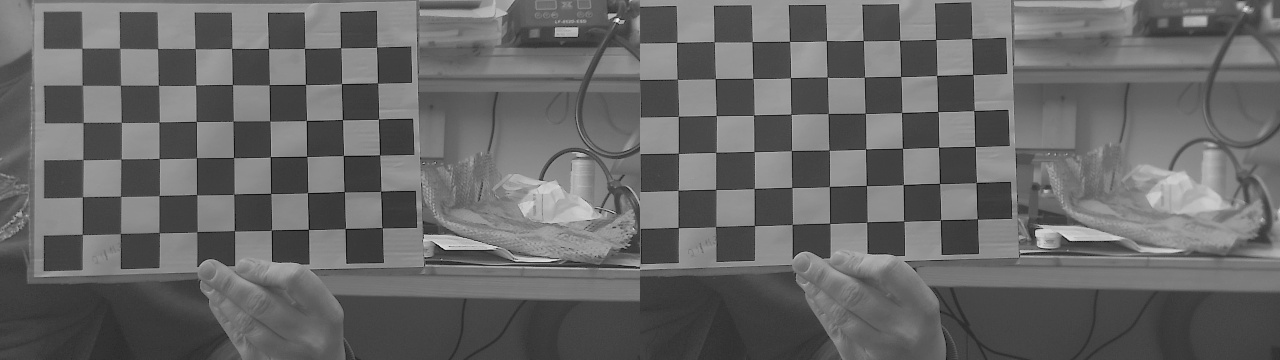
#> input picture capture/0.jpg, 1280 x 360 px; its folder holds only this picture in this run
$ python 1_calibrate.py   (older library calls are emulated)
#> lines starting #> are read from the running program, lines starting #| are printed output that depends on the picture
import cv2
import pathlib
import os
import numpy as np
import glob

class StereoImageCalibrate():

    chessboard_size = (9,6)
    criteria = (cv2.TERM_CRITERIA_EPS + cv2.TERM_CRITERIA_MAX_ITER, 30, 1e-3)
    stereo_criteria = (cv2.TERM_CRITERIA_EPS + cv2.TERM_CRITERIA_MAX_ITER, 30, 1e-3)

    square_size_mm = 29
    save_dir = "/capture"

    def __init__(self):
        self.objp = np.zeros((StereoImageCalibrate.chessboard_size[0]*StereoImageCalibrate.chessboard_size[1],3), np.float32)
        self.objp[:,:2] = np.mgrid[0:StereoImageCalibrate.chessboard_size[0],0:StereoImageCalibrate.chessboard_size[1]].T.reshape(-1,2)

        self.objp = self.objp * StereoImageCalibrate.square_size_mm

        self.objpoints = []
        self.imgpoints1 = []
        self.imgpoints2 = []

        self.path = str(pathlib.Path(__file__).parent.resolve())+StereoImageCalibrate.save_dir

        self.read_images()
        self.calibrate_each()
        self.calibrate_stereo()
        self.test_stereo()

    def read_images(self):
        images = glob.glob(self.path+"/*.jpg")

        count = 0
        dims = (0,0)
        for img in images:
            frame = cv2.imread(img, cv2.IMREAD_GRAYSCALE)
#> frame is the input picture: shape (360, 1280); min 7, max 245, mean 103.3
            frame1, frame2 = np.hsplit(frame, 2)
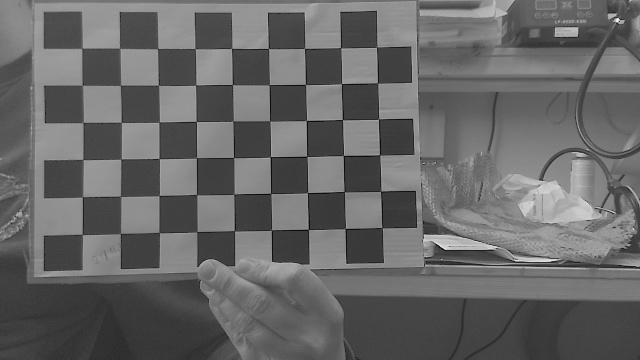
#> frame1: shape (360, 640); min 7, max 245, mean 102.6
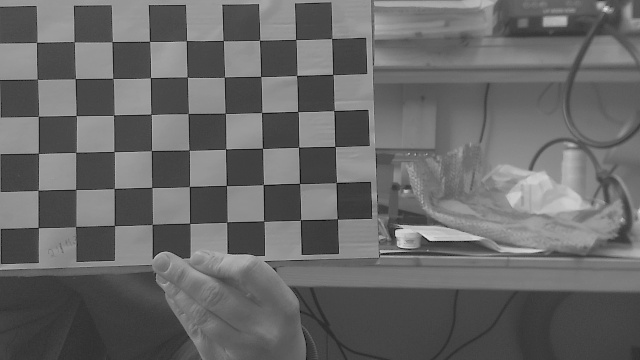
#> frame2: shape (360, 640); min 8, max 226, mean 103.9
            dimension = frame1.shape[::-1]
            count = count + 1

        print("Total images: {}".format(count))
        print("Dimension: {}".format(dimension))
#| Dimension: (640, 360)

        self.image_dims = dimension

        for img in images:

            frame = cv2.imread(img, cv2.IMREAD_GRAYSCALE)
            frame1, frame2 = np.hsplit(frame, 2)

            ret1, corners1 = cv2.findChessboardCorners(frame1, StereoImageCalibrate.chessboard_size, None)
#> ret1 = True; corners1 = 54 rows, first 8: [81.71, 48.26], [119.7, 48.32], [157.5, 48.53], [195.1, 48.5], [231.5, 48.3], [268.4, 48.43], [304.4, 48.4], [340.5, 47.58]
            ret2, corners2 = cv2.findChessboardCorners(frame2, StereoImageCalibrate.chessboard_size, None)
#> ret2 = True; corners2 = 54 rows, first 8: [36.47, 42.36], [74.01, 41.97], [112, 41.43], [149.5, 41.36], [186.4, 40.48], [223.2, 40.47], [259.4, 40.28], [295.6, 39.42]

            if ret1 and ret2:
                self.objpoints.append(self.objp)

                corners1 = cv2.cornerSubPix(frame1, corners1, (11,11), (-1,-1), StereoImageCalibrate.criteria)
#> corners1 = 54 rows, first 8: [81.85, 48.25], [119.6, 48.27], [157.6, 48.57], [195.2, 48.54], [231.5, 48.45], [268.4, 48.43], [304.5, 48.44], [340.5, 47.61]
                self.imgpoints1.append(corners1)

                corners2 = cv2.cornerSubPix(frame2, corners2, (11,11), (-1,-1), StereoImageCalibrate.criteria)
#> corners2 = 54 rows, first 8: [36.56, 42.36], [74.25, 41.62], [112.2, 41.54], [149.4, 41.39], [186.4, 40.56], [223.4, 40.46], [259.5, 40.36], [295.6, 39.47]
                self.imgpoints2.append(corners2)

    def calibrate_each(self):
        ret1, self.M1, self.D1, _, _ = cv2.calibrateCamera(self.objpoints, self.imgpoints1, self.image_dims, None, None)
#> ret1 = 0.295; self.M1 = [[1526, 0, 458.8], [0, 1519.9, 131.8], [0, 0, 1]]; self.D1 = [[1.4, -4.87, -0.0383, 0.111, 9.34]]
        self.M1, roi1 = cv2.getOptimalNewCameraMatrix(self.M1, self.D1, self.image_dims, alpha=1, newImgSize=self.image_dims)
#> self.M1 = [[1536.4, 0, 466.8], [0, 1525.2, 130.5], [0, 0, 1]]; roi1 = (6, 8, 628, 340)

        ret2, self.M2, self.D2, _, _ = cv2.calibrateCamera(self.objpoints, self.imgpoints2, self.image_dims, None, None)
#> ret2 = 0.307; self.M2 = [[321.8, 0, 422.1], [0, 316.3, 130.6], [0, 0, 1]]; self.D2 = [[0.077, -0.0121, -0.00939, 0.0186, -0.000969]]
        self.M2, roi2 = cv2.getOptimalNewCameraMatrix(self.M2, self.D2, self.image_dims, alpha=1, newImgSize=self.image_dims)
#> self.M2 = [[330.2, 0, 429.8], [0, 320.6, 129.6], [0, 0, 1]]; roi2 = (8, 9, 625, 340)

    def calibrate_stereo(self):


        flags = 0
        # flags |= cv2.CALIB_FIX_INTRINSIC
        # flags |= cv2.CALIB_FIX_ASPECT_RATIO
        flags |= cv2.CALIB_RATIONAL_MODEL
        # flags |= cv2.CALIB_FIX_TANGENT_DIST
        flags |= cv2.CALIB_USE_INTRINSIC_GUESS
        flags |= cv2.CALIB_SAME_FOCAL_LENGTH
        # flags |= cv2.CALIB_FIX_K3
        # flags |= cv2.CALIB_FIX_K4
        # flags |= cv2.CALIB_FIX_K5

        ret, self.M1, self.D1, self.M2, self.D2, R, T, E, F = cv2.stereoCalibrate(self.objpoints, self.imgpoints1, self.imgpoints2,
                                                                                    self.M1, self.D1, self.M2, self.D2,
                                                                                    self.image_dims,
                                                                                    flags=flags,
                                                                                    criteria=StereoImageCalibrate.stereo_criteria)
#> ret = 0.597; self.M1 = [[933.3, 0, 448.3], [0, 922.6, 130], [0, 0, 1]]; self.M2 = [[933.3, 0, 448.3], [0, 922.6, 130], [0, 0, 1]]; R = [[0.998, -0.00797, -0.0646], [0.00329, 0.997, -0.0722], [0.065, 0.0718, 0.995]]; T = [13.63, 46.89, 7.64]; E = [[3.02, -4.26, 47.22], [6.74, -1.04, -14.05], [-46.75, 13.96, 2.05]]; F = [[1.3e-06, -1.85e-06, 0.0186], [2.92e-06, -4.56e-07, -0.00694], [-0.0197, 0.00654, 1]]


        # [12 lines of commented-out code are left out]

        cv_file = cv2.FileStorage('camera_intrinsics.xml', cv2.FILE_STORAGE_WRITE)

        cv_file.write('M1', self.M1)
        cv_file.write('D1', self.D1)
        cv_file.write('M2', self.M2)
        cv_file.write('D2', self.D2)

        cv_file.release()

        # [6 lines of commented-out code are left out]

        self.R1, self.R2, self.P1, self.P2, Q, self.ROI1, self.ROI2 = cv2.stereoRectify(self.M1, self.D1, self.M2, self.D2,
                                                                                        self.image_dims, R, T,
                                                                                        # flags=cv2.CALIB_ZERO_DISPARITY,
                                                                                        flags=0,
                                                                                        alpha=1,
                                                                                        newImageSize=(0,0))
#> self.R1 = [[0.957, -0.286, -0.037], [0.288, 0.955, 0.0676], [0.016, -0.0754, 0.997]]; self.R2 = [[0.96, -0.28, 0.00491], [0.276, 0.949, 0.155], [-0.0479, -0.147, 0.988]]; self.P1 = [[131.9, 0, 478.6, 0], [0, 131.9, 104.6, 0], [0, 0, 1, 0]]; self.P2 = [[131.9, 0, 478.6, 0], [0, 131.9, 14.02, 6521.7], [0, 0, 1, 0]]; Q = [[1, 0, 0, -478.6], [0, 1, 0, -104.6], [0, 0, 0, 131.9], [0, 0, -0.0202, 1.83]]; self.ROI1 = (420, 105, 68, 21); self.ROI2 = (425, 25, 71, 24)

        # [9 lines of commented-out code are left out]

        cv_file = cv2.FileStorage('camera_extrinsics.xml', cv2.FILE_STORAGE_WRITE)

        cv_file.write('R1', self.R1)
        cv_file.write('R2', self.R2)
        cv_file.write('P1', self.P1)
        cv_file.write('P2', self.P2)

        cv_file.release()


        self.RM1x, self.RM1y = cv2.initUndistortRectifyMap(self.M1, self.D1, self.R1, self.P1, self.image_dims, cv2.CV_32FC1)
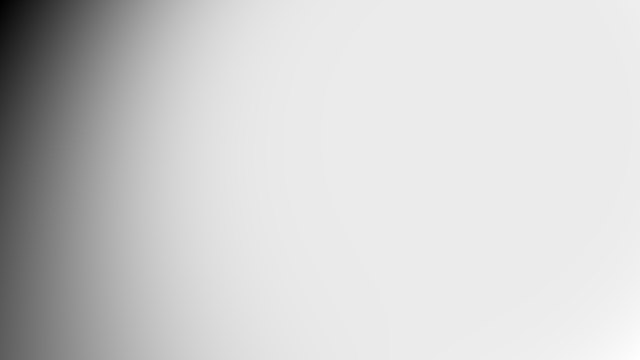
#> self.RM1x: shape (360, 640) float32; min -9840483, max 825501.1, mean -1157778.1; drawn with min black and max white
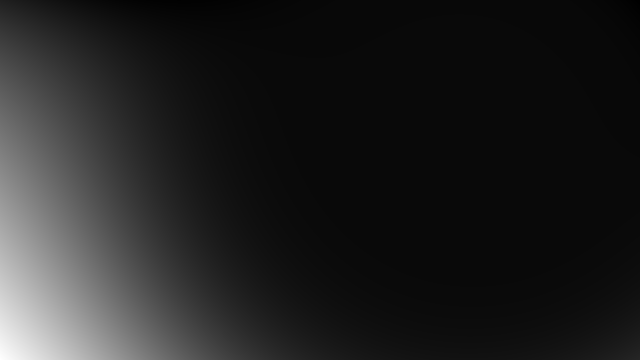
#> self.RM1y: shape (360, 640) float32; min -208450.7, max 5657439, mean 574710.6; drawn with min black and max white
        self.RM2x, self.RM2y = cv2.initUndistortRectifyMap(self.M2, self.D2, self.R2, self.P2, self.image_dims, cv2.CV_32FC1)


        cv_file = cv2.FileStorage('camera_remap.xml', cv2.FILE_STORAGE_WRITE)

        cv_file.write('RM1x', self.RM1x)
        cv_file.write('RM1y', self.RM1y)
        cv_file.write('RM2x', self.RM2x)
        cv_file.write('RM2y', self.RM2y)

        cv_file.release()

    def test_stereo(self):

        cv_file = cv2.FileStorage('camera_remap.xml', cv2.FILE_STORAGE_READ)


        RM1x = cv_file.getNode("RM1x").mat()
        RM1y = cv_file.getNode("RM1y").mat()
        RM2x = cv_file.getNode("RM2x").mat()
        RM2y = cv_file.getNode("RM2y").mat()

        cv_file.release()

        images = glob.glob(self.path+"/*.jpg")
        stereo = cv2.StereoBM_create(numDisparities=64, blockSize=21)

        for img in images:

            frame = cv2.imread(img, cv2.IMREAD_GRAYSCALE)
            frame_l, frame_r = np.hsplit(frame, 2)


            frame_l = cv2.remap(frame_l, RM1x, RM1y, cv2.INTER_LINEAR , cv2.BORDER_CONSTANT, 0)
            frame_r = cv2.remap(frame_r, RM2x, RM2y, cv2.INTER_LINEAR , cv2.BORDER_CONSTANT, 0)

            frame_l_color = cv2.cvtColor(frame_l, cv2.COLOR_GRAY2BGR)
            frame_r_color = cv2.cvtColor(frame_r, cv2.COLOR_GRAY2BGR)

            for line in range(0, int(frame_l_color.shape[0] / 20)):
                frame_l_color = cv2.line(frame_l_color, (0, line*20), (frame_l_color.shape[1], line*20), (10, 255, 255))
                frame_r_color = cv2.line(frame_r_color, (0, line*20), (frame_r_color.shape[1], line*20), (10, 255, 255))
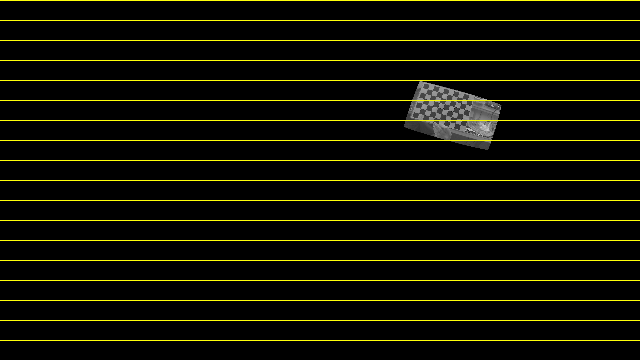
#> frame_l_color: shape (360, 640, 3); mean B, G, R 2.3, 14.6, 14.6
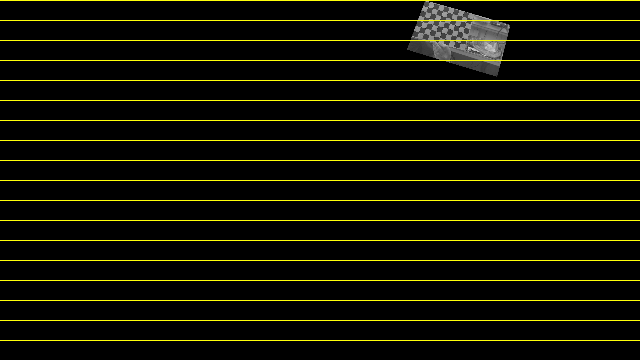
#> frame_r_color: shape (360, 640, 3); mean B, G, R 2.6, 14.8, 14.8

            stack = np.hstack((frame_l_color, frame_r_color))
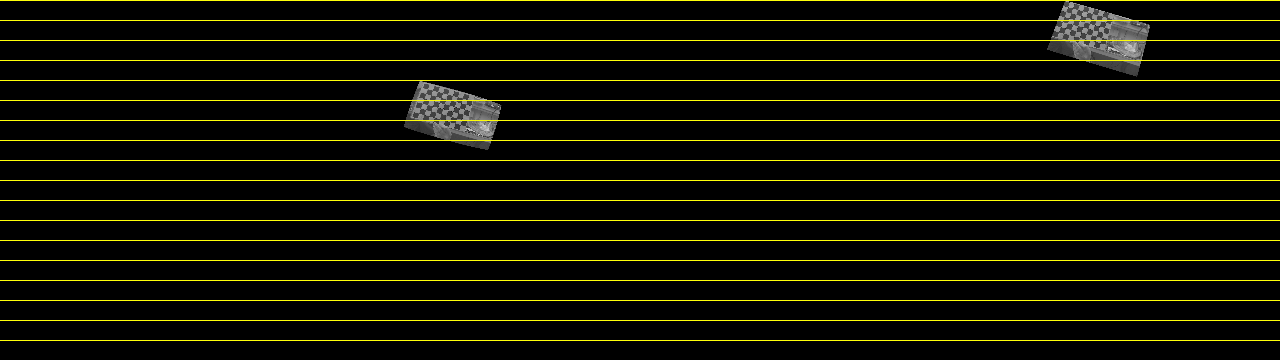
#> stack: shape (360, 1280, 3); mean B, G, R 2.5, 14.7, 14.7

            cv2.imshow("stack", stack)

            disparity = stereo.compute(frame_l, frame_r)/16
#> disparity: shape (360, 640) float64; every value is -1

            min = disparity.min()
#> min = -1
            max = disparity.max()
#> max = -1

            disparity = np.uint8(255 * (disparity - min) / (max - min))
#> disparity: shape (360, 640); every value is 0

            cv2.imshow("disparity", disparity)

            while True:
                keyCode = cv2.waitKey(1) & 0xFF
#> (key Esc is pressed here)
                if keyCode == 32:
                    break

if __name__ == "__main__":
    stereo_cal = StereoImageCalibrate()

# [19 lines of commented-out code are left out]

$ run again, on capture/12.jpg
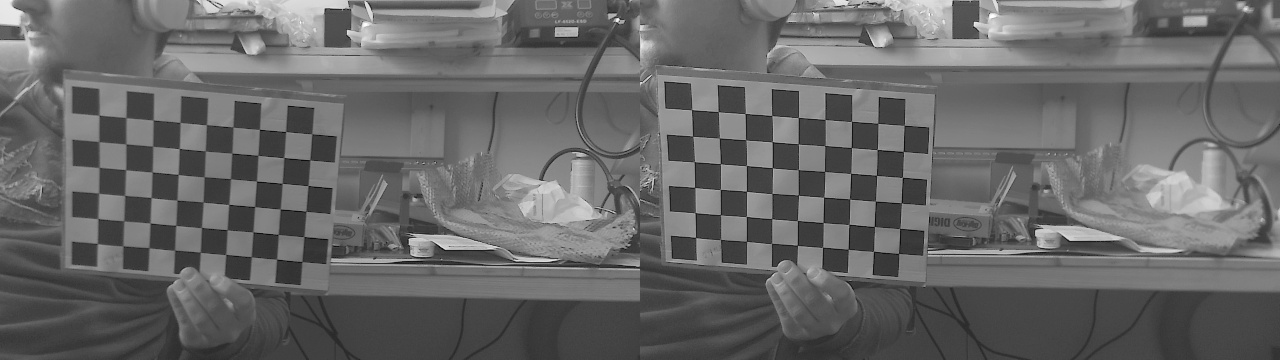
#> input picture capture/12.jpg, 1280 x 360 px
#> in read_images, frame is the input picture: shape (360, 1280); min 6, max 255, mean 103.8
#| Dimension: (640, 360)
#> in read_images, `ret1, corners1 = cv2.findChessboardCorners(frame1, StereoImageCalibrat..`: ret1 = True; corners1 = 54 rows, first 8: [99.02, 114.9], [126, 117.7], [153.3, 119.8], [180, 122.3], [206.3, 124.5], [232.9, 126.8], [259.4, 129.2], [285.7, 131.4]
#> in read_images, `ret2, corners2 = cv2.findChessboardCorners(frame2, StereoImageCalibrat..`: ret2 = True; corners2 = 54 rows, first 8: [51.44, 109.5], [78.25, 111.6], [105, 113.6], [131.7, 115.4], [158.3, 117.5], [184.9, 119.4], [211.5, 121.4], [237.8, 123.3]
#> in read_images, `corners1 = cv2.cornerSubPix(frame1, corners1, (11,11), (-1,-1), Stereo..`: corners1 = 54 rows, first 8: [98.99, 115.1], [125.9, 117.5], [153.2, 119.9], [180.1, 122.4], [206.4, 124.8], [232.7, 126.8], [259.5, 129.2], [285.6, 131.5]
#> in read_images, `corners2 = cv2.cornerSubPix(frame2, corners2, (11,11), (-1,-1), Stereo..`: corners2 = 54 rows, first 8: [51.51, 109.7], [78.24, 111.6], [105.2, 113.6], [131.8, 115.6], [158.4, 117.6], [184.8, 119.4], [211.5, 121.3], [237.7, 123.3]
#> in calibrate_each, `ret1, self.M1, self.D1, _, _ = cv2.calibrateCamera(self.objpoints, sel..`: ret1 = 0.222; self.M1 = [[527.5, 0, 270.4], [0, 520.4, 240.2], [0, 0, 1]]; self.D1 = [[-0.0804, 1.02, 0.00832, -0.0468, -1.77]]
#> in calibrate_each, `self.M1, roi1 = cv2.getOptimalNewCameraMatrix(self.M1, self.D1, self.i..`: self.M1 = [[544.5, 0, 258.5], [0, 503.5, 241.9], [0, 0, 1]]; roi1 = (3, 19, 636, 329)
#> in calibrate_each, `ret2, self.M2, self.D2, _, _ = cv2.calibrateCamera(self.objpoints, sel..`: ret2 = 0.261; self.M2 = [[592.6, 0, 237.1], [0, 582, 255.9], [0, 0, 1]]; self.D2 = [[-0.214, 1.15, -0.00211, -0.0664, -1.23]]
#> in calibrate_each, `self.M2, roi2 = cv2.getOptimalNewCameraMatrix(self.M2, self.D2, self.i..`: self.M2 = [[493.6, 0, 185.6], [0, 540, 251.4], [0, 0, 1]]; roi2 = (8, 27, 512, 317)
#> in calibrate_stereo, `ret, self.M1, self.D1, self.M2, self.D2, R, T, E, F = cv2.stereoCalibr..`: ret = 0.349; self.M1 = [[523.6, 0, 222.1], [0, 520.9, 245.9], [0, 0, 1]]; self.M2 = [[523.6, 0, 222.4], [0, 520.9, 246.5], [0, 0, 1]]; R = [[0.999, 0.00716, 0.0378], [-0.00792, 1, 0.0201], [-0.0377, -0.0204, 0.999]]; T = [-71.57, -20.45, 9.45]; E = [[0.845, -9.03, -20.62], [6.74, -1.39, 71.87], [21, -71.41, -0.663]]; F = [[-1.78e-06, 1.91e-05, 0.0185], [-1.43e-05, 2.96e-06, -0.0773], [-0.0193, 0.0743, 1]]
#> self.R1 = [[0.956, 0.282, -0.0842], [-0.281, 0.959, 0.0193], [0.0863, 0.00521, 0.996]]; self.R2 = [[0.954, 0.273, -0.126], [-0.273, 0.962, 0.0104], [0.124, 0.0245, 0.992]]; self.P1 = [[303.7, 0, 387.9, 0], [0, 303.7, 233.8, 0], [0, 0, 1, 0]]; self.P2 = [[303.7, 0, 308, -22788.1], [0, 303.7, 233.8, 0], [0, 0, 1, 0]]; Q = [[1, 0, 0, -387.9], [0, 1, 0, -233.8], [0, 0, 0, 303.7], [0, 0, 0.0133, -1.06]]; self.ROI1 = (262, 192, 145, 40); self.ROI2 = (166, 130, 142, 104)
#> after the loop in test_stereo, `for line in range(0, int(frame_l_color.shape[0] / 20)):`:
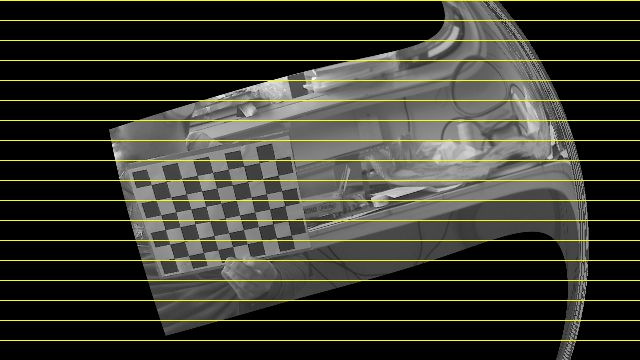
#> frame_r_color: shape (360, 640, 3); mean B, G, R 43.5, 55.7, 55.7
#> in test_stereo, `disparity = stereo.compute(frame_l, frame_r)/16`:
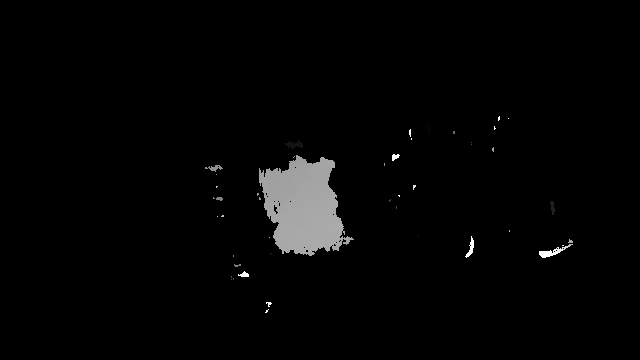
#> disparity: shape (360, 640) float64; min -1, max 63, mean 0.2; drawn with min black and max white
#> min = -1
#> max = 63

$ run again, on capture/13.jpg
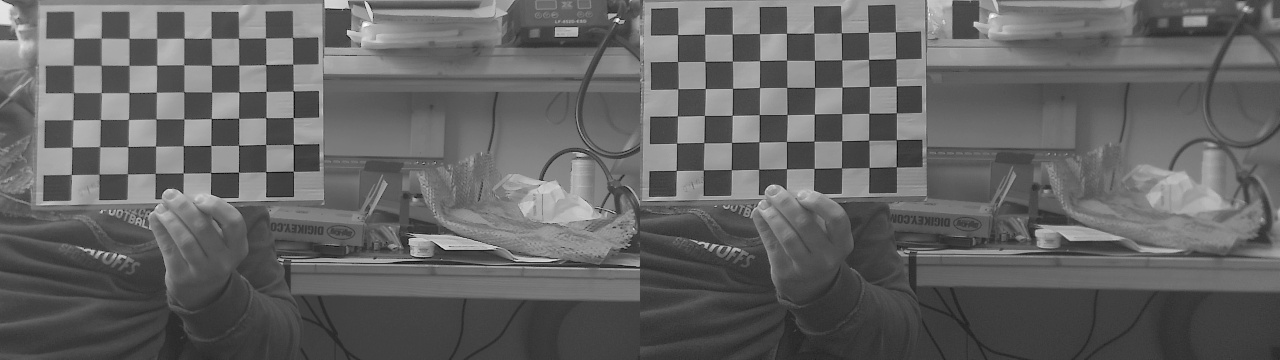
#> input picture capture/13.jpg, 1280 x 360 px
#> in read_images, frame is the input picture: shape (360, 1280); min 8, max 255, mean 99.9
#| Dimension: (640, 360)
#> in read_images, `ret1, corners1 = cv2.findChessboardCorners(frame1, StereoImageCalibrat..`: ret1 = True; corners1 = 54 rows, first 8: [73.54, 38.33], [101.1, 38.24], [128.9, 38.31], [156.5, 38.27], [183.8, 38.15], [211.2, 38.15], [238.2, 38.1], [265.5, 37.9]
#> in read_images, `ret2, corners2 = cv2.findChessboardCorners(frame2, StereoImageCalibrat..`: ret2 = True; corners2 = 54 rows, first 8: [37.41, 34.5], [64.56, 34.29], [92.25, 33.87], [119.4, 33.54], [146.5, 33.29], [173.7, 33.04], [201.3, 32.68], [228.3, 32.31]
#> in read_images, `corners1 = cv2.cornerSubPix(frame1, corners1, (11,11), (-1,-1), Stereo..`: corners1 = 54 rows, first 8: [73.54, 38.26], [101, 38.05], [129.1, 38.39], [156.6, 38.39], [184, 38.09], [211.1, 38.11], [238.5, 38.25], [265.5, 37.9]
#> in read_images, `corners2 = cv2.cornerSubPix(frame2, corners2, (11,11), (-1,-1), Stereo..`: corners2 = 54 rows, first 8: [37.59, 34.54], [64.47, 34.21], [92.24, 34.07], [119.4, 33.58], [146.4, 33.21], [173.7, 32.97], [201.3, 32.75], [228.3, 32.28]
#> in calibrate_each, `ret1, self.M1, self.D1, _, _ = cv2.calibrateCamera(self.objpoints, sel..`: ret1 = 0.233; self.M1 = [[929, 0, 395.1], [0, 900.7, 113.9], [0, 0, 1]]; self.D1 = [[1.11, -4.07, -0.0259, 0.0863, 9.21]]
#> in calibrate_each, `self.M1, roi1 = cv2.getOptimalNewCameraMatrix(self.M1, self.D1, self.i..`: self.M1 = [[972.3, 0, 409.4], [0, 922.7, 114.5], [0, 0, 1]]; roi1 = (6, 10, 624, 332)
#> in calibrate_each, `ret2, self.M2, self.D2, _, _ = cv2.calibrateCamera(self.objpoints, sel..`: ret2 = 0.287; self.M2 = [[1750.1, 0, 337.3], [0, 1760.8, 144.2], [0, 0, 1]]; self.D2 = [[3.04, -93.49, -0.0324, 0.0336, 1223.4]]
#> in calibrate_each, `self.M2, roi2 = cv2.getOptimalNewCameraMatrix(self.M2, self.D2, self.i..`: self.M2 = [[1816.7, 0, 341.7], [0, 1793, 143.5], [0, 0, 1]]; roi2 = (4, 6, 632, 347)
#> in calibrate_stereo, `ret, self.M1, self.D1, self.M2, self.D2, R, T, E, F = cv2.stereoCalibr..`: ret = 0.667; self.M1 = [[1394, 0, 374.6], [0, 1371.9, 128.6], [0, 0, 1]]; self.M2 = [[1394, 0, 374.7], [0, 1371.9, 129.1], [0, 0, 1]]; R = [[0.978, 0.024, 0.207], [-0.0125, 0.998, -0.0564], [-0.208, 0.0525, 0.977]]; T = [-338.5, 75.35, 44.33]; E = [[-15.12, -40.3, 76.09], [-27.05, 18.85, 339.8], [-69.45, -339.7, 3.49]]; F = [[7.37e-06, 2e-05, -0.057], [1.34e-05, -9.49e-06, -0.238], [0.0427, 0.228, 1]]
#> self.R1 = [[0.976, -0.199, 0.0887], [0.2, 0.98, -0.00752], [-0.0854, 0.0251, 0.996]]; self.R2 = [[0.968, -0.216, -0.127], [0.218, 0.976, 0.00252], [0.123, -0.03, 0.992]]; self.P1 = [[994.8, 0, 267.2, 0], [0, 994.8, 147.2, 0], [0, 0, 1, 0]]; self.P2 = [[994.8, 0, 553, -347776.2], [0, 994.8, 147.2, 0], [0, 0, 1, 0]]; Q = [[1, 0, 0, -267.2], [0, 1, 0, -147.2], [0, 0, 0, 994.8], [0, 0, 0.00286, 0.817]]; self.ROI1 = (114, 89, 381, 156); self.ROI2 = (196, 105, 367, 140)
#> after the loop in test_stereo, `for line in range(0, int(frame_l_color.shape[0] / 20)):`:
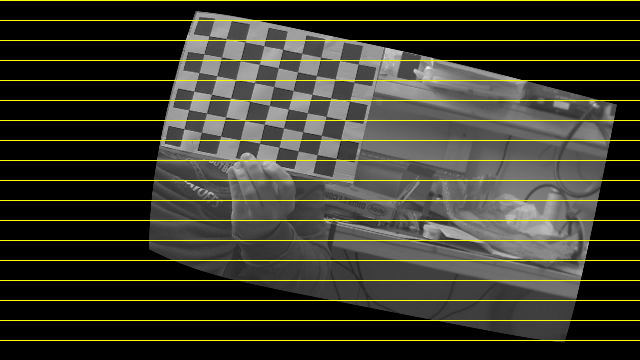
#> frame_r_color: shape (360, 640, 3); mean B, G, R 44.6, 56.8, 56.8
#> in test_stereo, `disparity = stereo.compute(frame_l, frame_r)/16`:
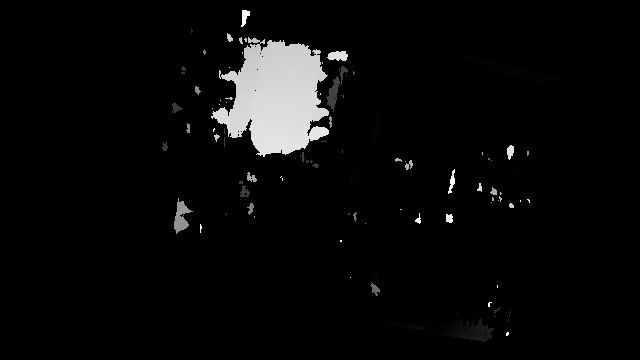
#> disparity: shape (360, 640) float64; min -1, max 63, mean 1.5; drawn with min black and max white
#> min = -1
#> max = 63
